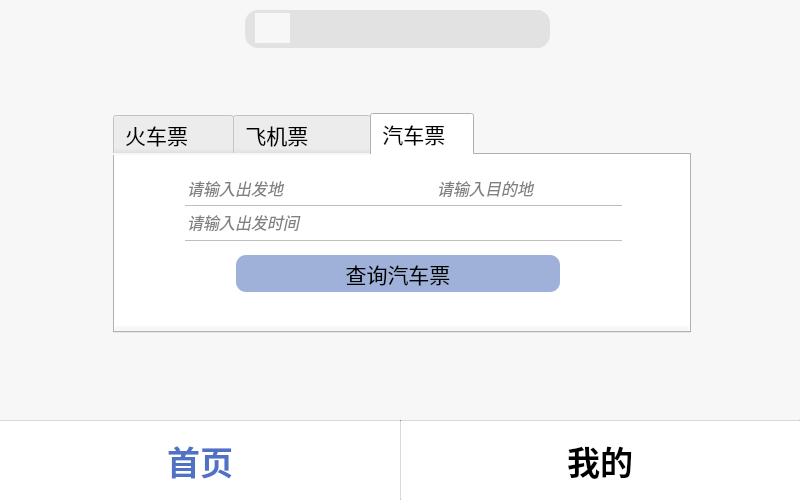
<?xml version="1.0" encoding="UTF-8"?>
<ui version="4.0">
 <class>UserHomePage</class>
 <widget class="QMainWindow" name="UserHomePage">
  <property name="geometry">
   <rect>
    <x>0</x>
    <y>0</y>
    <width>800</width>
    <height>500</height>
   </rect>
  </property>
  <property name="font">
   <font>
    <family>华文行楷</family>
    <pointsize>23</pointsize>
   </font>
  </property>
  <property name="windowTitle">
   <string>MainWindow</string>
  </property>
  <property name="styleSheet">
   <string notr="true">background-color:#f7f7f7;</string>
  </property>
  <widget class="QWidget" name="centralwidget">
   <property name="styleSheet">
    <string notr="true">background-color:#f7f7f7</string>
   </property>
   <widget class="QWidget" name="bottom" native="true">
    <property name="enabled">
     <bool>true</bool>
    </property>
    <property name="geometry">
     <rect>
      <x>0</x>
      <y>420</y>
      <width>800</width>
      <height>80</height>
     </rect>
    </property>
    <property name="minimumSize">
     <size>
      <width>800</width>
      <height>80</height>
     </size>
    </property>
    <property name="styleSheet">
     <string notr="true">*{
background-color: rgb(255, 255, 255); 
}
</string>
    </property>
    <widget class="QPushButton" name="pushButton_2">
     <property name="geometry">
      <rect>
       <x>0</x>
       <y>0</y>
       <width>400</width>
       <height>80</height>
      </rect>
     </property>
     <property name="font">
      <font>
       <family>微软雅黑</family>
       <pointsize>25</pointsize>
       <bold>true</bold>
      </font>
     </property>
     <property name="styleSheet">
      <string notr="true">*{border:none;color:#5172c4;}</string>
     </property>
     <property name="text">
      <string>首页</string>
     </property>
    </widget>
    <widget class="QPushButton" name="pushButton_3">
     <property name="geometry">
      <rect>
       <x>400</x>
       <y>0</y>
       <width>400</width>
       <height>80</height>
      </rect>
     </property>
     <property name="font">
      <font>
       <family>微软雅黑</family>
       <pointsize>25</pointsize>
       <bold>true</bold>
      </font>
     </property>
     <property name="cursor">
      <cursorShape>PointingHandCursor</cursorShape>
     </property>
     <property name="styleSheet">
      <string notr="true">border:none
</string>
     </property>
     <property name="text">
      <string>我的</string>
     </property>
    </widget>
    <widget class="Line" name="line">
     <property name="geometry">
      <rect>
       <x>0</x>
       <y>0</y>
       <width>800</width>
       <height>1</height>
      </rect>
     </property>
     <property name="font">
      <font>
       <pointsize>2</pointsize>
      </font>
     </property>
     <property name="styleSheet">
      <string notr="true">background-color:rgb(190,190,190);</string>
     </property>
     <property name="orientation">
      <enum>Qt::Horizontal</enum>
     </property>
    </widget>
    <widget class="Line" name="line_2">
     <property name="geometry">
      <rect>
       <x>400</x>
       <y>0</y>
       <width>1</width>
       <height>80</height>
      </rect>
     </property>
     <property name="autoFillBackground">
      <bool>false</bool>
     </property>
     <property name="styleSheet">
      <string notr="true">background-color:rgb(190,190,190);</string>
     </property>
     <property name="orientation">
      <enum>Qt::Vertical</enum>
     </property>
    </widget>
   </widget>
   <widget class="QLabel" name="label">
    <property name="geometry">
     <rect>
      <x>245</x>
      <y>10</y>
      <width>305</width>
      <height>38</height>
     </rect>
    </property>
    <property name="styleSheet">
     <string notr="true">border-radius:13px;
background-color:#e2e2e2;</string>
    </property>
    <property name="text">
     <string/>
    </property>
   </widget>
   <widget class="QTabWidget" name="tabWidget">
    <property name="geometry">
     <rect>
      <x>113</x>
      <y>113</y>
      <width>578</width>
      <height>220</height>
     </rect>
    </property>
    <property name="baseSize">
     <size>
      <width>0</width>
      <height>0</height>
     </size>
    </property>
    <property name="font">
     <font>
      <family>微软雅黑</family>
      <pointsize>16</pointsize>
     </font>
    </property>
    <property name="cursor">
     <cursorShape>PointingHandCursor</cursorShape>
    </property>
    <property name="autoFillBackground">
     <bool>false</bool>
    </property>
    <property name="styleSheet">
     <string notr="true"/>
    </property>
    <property name="tabPosition">
     <enum>QTabWidget::North</enum>
    </property>
    <property name="tabShape">
     <enum>QTabWidget::Rounded</enum>
    </property>
    <property name="currentIndex">
     <number>2</number>
    </property>
    <property name="iconSize">
     <size>
      <width>60</width>
      <height>50</height>
     </size>
    </property>
    <property name="elideMode">
     <enum>Qt::ElideNone</enum>
    </property>
    <property name="usesScrollButtons">
     <bool>true</bool>
    </property>
    <widget class="QWidget" name="tab">
     <attribute name="icon">
      <iconset resource="res.qrc">
       <normaloff>:/train.png</normaloff>:/train.png</iconset>
     </attribute>
     <attribute name="title">
      <string>火车票      </string>
     </attribute>
     <widget class="QFrame" name="frame_5">
      <property name="geometry">
       <rect>
        <x>0</x>
        <y>0</y>
        <width>574</width>
        <height>171</height>
       </rect>
      </property>
      <property name="styleSheet">
       <string notr="true">background-color:#ffffff;border:none;
</string>
      </property>
      <property name="frameShape">
       <enum>QFrame::StyledPanel</enum>
      </property>
      <property name="frameShadow">
       <enum>QFrame::Raised</enum>
      </property>
      <widget class="Line" name="line_11">
       <property name="geometry">
        <rect>
         <x>70</x>
         <y>50</y>
         <width>437</width>
         <height>1</height>
        </rect>
       </property>
       <property name="font">
        <font>
         <pointsize>2</pointsize>
        </font>
       </property>
       <property name="styleSheet">
        <string notr="true">background-color:rgb(190,190,190);</string>
       </property>
       <property name="orientation">
        <enum>Qt::Horizontal</enum>
       </property>
      </widget>
      <widget class="Line" name="line_12">
       <property name="geometry">
        <rect>
         <x>70</x>
         <y>85</y>
         <width>437</width>
         <height>1</height>
        </rect>
       </property>
       <property name="font">
        <font>
         <pointsize>2</pointsize>
        </font>
       </property>
       <property name="styleSheet">
        <string notr="true">background-color:rgb(190,190,190);</string>
       </property>
       <property name="orientation">
        <enum>Qt::Horizontal</enum>
       </property>
      </widget>
      <widget class="QPushButton" name="pushButton_7">
       <property name="geometry">
        <rect>
         <x>121</x>
         <y>100</y>
         <width>324</width>
         <height>37</height>
        </rect>
       </property>
       <property name="sizePolicy">
        <sizepolicy hsizetype="Minimum" vsizetype="Minimum">
         <horstretch>0</horstretch>
         <verstretch>0</verstretch>
        </sizepolicy>
       </property>
       <property name="minimumSize">
        <size>
         <width>0</width>
         <height>0</height>
        </size>
       </property>
       <property name="font">
        <font>
         <family>微软雅黑</family>
         <pointsize>16</pointsize>
        </font>
       </property>
       <property name="cursor">
        <cursorShape>PointingHandCursor</cursorShape>
       </property>
       <property name="layoutDirection">
        <enum>Qt::LeftToRight</enum>
       </property>
       <property name="styleSheet">
        <string notr="true">*{
background-color:rgb(159,177,216);
border-radius: 10px;
}
QPushButton:pressed{  background-color: #5172c4;}</string>
       </property>
       <property name="text">
        <string>查询火车票</string>
       </property>
       <property name="iconSize">
        <size>
         <width>20</width>
         <height>20</height>
        </size>
       </property>
      </widget>
      <widget class="QLabel" name="label_7">
       <property name="geometry">
        <rect>
         <x>260</x>
         <y>0</y>
         <width>51</width>
         <height>46</height>
        </rect>
       </property>
       <property name="text">
        <string/>
       </property>
       <property name="pixmap">
        <pixmap resource="res.qrc">:/redAndblue.png</pixmap>
       </property>
       <property name="scaledContents">
        <bool>true</bool>
       </property>
      </widget>
      <widget class="QLineEdit" name="lineEdit_14">
       <property name="geometry">
        <rect>
         <x>70</x>
         <y>0</y>
         <width>181</width>
         <height>50</height>
        </rect>
       </property>
       <property name="font">
        <font>
         <pointsize>12</pointsize>
         <italic>true</italic>
        </font>
       </property>
       <property name="styleSheet">
        <string notr="true">color:grey</string>
       </property>
       <property name="inputMask">
        <string/>
       </property>
       <property name="text">
        <string>请输入出发地</string>
       </property>
       <property name="frame">
        <bool>true</bool>
       </property>
       <property name="alignment">
        <set>Qt::AlignBottom|Qt::AlignLeading|Qt::AlignLeft</set>
       </property>
      </widget>
      <widget class="QLineEdit" name="lineEdit_15">
       <property name="geometry">
        <rect>
         <x>320</x>
         <y>0</y>
         <width>181</width>
         <height>50</height>
        </rect>
       </property>
       <property name="font">
        <font>
         <pointsize>12</pointsize>
         <italic>true</italic>
        </font>
       </property>
       <property name="styleSheet">
        <string notr="true">color:grey</string>
       </property>
       <property name="inputMask">
        <string/>
       </property>
       <property name="text">
        <string>请输入目的地</string>
       </property>
       <property name="alignment">
        <set>Qt::AlignBottom|Qt::AlignLeading|Qt::AlignLeft</set>
       </property>
      </widget>
      <widget class="QLineEdit" name="lineEdit_16">
       <property name="geometry">
        <rect>
         <x>70</x>
         <y>51</y>
         <width>437</width>
         <height>33</height>
        </rect>
       </property>
       <property name="font">
        <font>
         <pointsize>12</pointsize>
         <italic>true</italic>
        </font>
       </property>
       <property name="styleSheet">
        <string notr="true">color:grey</string>
       </property>
       <property name="inputMask">
        <string/>
       </property>
       <property name="text">
        <string>请输入出发时间</string>
       </property>
       <property name="alignment">
        <set>Qt::AlignBottom|Qt::AlignLeading|Qt::AlignLeft</set>
       </property>
      </widget>
     </widget>
    </widget>
    <widget class="QWidget" name="tab_3">
     <attribute name="icon">
      <iconset resource="res.qrc">
       <normaloff>:/plane.png</normaloff>:/plane.png</iconset>
     </attribute>
     <attribute name="title">
      <string>飞机票         </string>
     </attribute>
     <widget class="QFrame" name="frame_4">
      <property name="geometry">
       <rect>
        <x>0</x>
        <y>0</y>
        <width>574</width>
        <height>171</height>
       </rect>
      </property>
      <property name="styleSheet">
       <string notr="true">background-color:#ffffff;border:none;
</string>
      </property>
      <property name="frameShape">
       <enum>QFrame::StyledPanel</enum>
      </property>
      <property name="frameShadow">
       <enum>QFrame::Raised</enum>
      </property>
      <widget class="Line" name="line_9">
       <property name="geometry">
        <rect>
         <x>70</x>
         <y>50</y>
         <width>437</width>
         <height>1</height>
        </rect>
       </property>
       <property name="font">
        <font>
         <pointsize>2</pointsize>
        </font>
       </property>
       <property name="styleSheet">
        <string notr="true">background-color:rgb(190,190,190);</string>
       </property>
       <property name="orientation">
        <enum>Qt::Horizontal</enum>
       </property>
      </widget>
      <widget class="Line" name="line_10">
       <property name="geometry">
        <rect>
         <x>70</x>
         <y>85</y>
         <width>437</width>
         <height>1</height>
        </rect>
       </property>
       <property name="font">
        <font>
         <pointsize>2</pointsize>
        </font>
       </property>
       <property name="styleSheet">
        <string notr="true">background-color:rgb(190,190,190);</string>
       </property>
       <property name="orientation">
        <enum>Qt::Horizontal</enum>
       </property>
      </widget>
      <widget class="QPushButton" name="pushButton_6">
       <property name="geometry">
        <rect>
         <x>121</x>
         <y>100</y>
         <width>324</width>
         <height>37</height>
        </rect>
       </property>
       <property name="sizePolicy">
        <sizepolicy hsizetype="Minimum" vsizetype="Minimum">
         <horstretch>0</horstretch>
         <verstretch>0</verstretch>
        </sizepolicy>
       </property>
       <property name="minimumSize">
        <size>
         <width>0</width>
         <height>0</height>
        </size>
       </property>
       <property name="font">
        <font>
         <family>微软雅黑</family>
         <pointsize>16</pointsize>
        </font>
       </property>
       <property name="cursor">
        <cursorShape>PointingHandCursor</cursorShape>
       </property>
       <property name="layoutDirection">
        <enum>Qt::LeftToRight</enum>
       </property>
       <property name="styleSheet">
        <string notr="true">*{
background-color:rgb(159,177,216);
border-radius: 10px;
}
QPushButton:pressed{  background-color: #5172c4;}</string>
       </property>
       <property name="text">
        <string>查询飞机票</string>
       </property>
       <property name="iconSize">
        <size>
         <width>20</width>
         <height>20</height>
        </size>
       </property>
      </widget>
      <widget class="QLabel" name="label_6">
       <property name="geometry">
        <rect>
         <x>260</x>
         <y>0</y>
         <width>51</width>
         <height>46</height>
        </rect>
       </property>
       <property name="text">
        <string/>
       </property>
       <property name="pixmap">
        <pixmap resource="res.qrc">:/redAndblue.png</pixmap>
       </property>
       <property name="scaledContents">
        <bool>true</bool>
       </property>
      </widget>
      <widget class="QLineEdit" name="lineEdit_11">
       <property name="geometry">
        <rect>
         <x>70</x>
         <y>0</y>
         <width>181</width>
         <height>50</height>
        </rect>
       </property>
       <property name="font">
        <font>
         <pointsize>12</pointsize>
         <italic>true</italic>
        </font>
       </property>
       <property name="styleSheet">
        <string notr="true">color:grey</string>
       </property>
       <property name="inputMask">
        <string/>
       </property>
       <property name="text">
        <string>请输入出发地</string>
       </property>
       <property name="frame">
        <bool>true</bool>
       </property>
       <property name="alignment">
        <set>Qt::AlignBottom|Qt::AlignLeading|Qt::AlignLeft</set>
       </property>
      </widget>
      <widget class="QLineEdit" name="lineEdit_12">
       <property name="geometry">
        <rect>
         <x>320</x>
         <y>0</y>
         <width>181</width>
         <height>50</height>
        </rect>
       </property>
       <property name="font">
        <font>
         <pointsize>12</pointsize>
         <italic>true</italic>
        </font>
       </property>
       <property name="styleSheet">
        <string notr="true">color:grey</string>
       </property>
       <property name="inputMask">
        <string/>
       </property>
       <property name="text">
        <string>请输入目的地</string>
       </property>
       <property name="alignment">
        <set>Qt::AlignBottom|Qt::AlignLeading|Qt::AlignLeft</set>
       </property>
      </widget>
      <widget class="QLineEdit" name="lineEdit_13">
       <property name="geometry">
        <rect>
         <x>70</x>
         <y>51</y>
         <width>437</width>
         <height>33</height>
        </rect>
       </property>
       <property name="font">
        <font>
         <pointsize>12</pointsize>
         <italic>true</italic>
        </font>
       </property>
       <property name="styleSheet">
        <string notr="true">color:grey</string>
       </property>
       <property name="inputMask">
        <string/>
       </property>
       <property name="text">
        <string>请输入出发时间</string>
       </property>
       <property name="alignment">
        <set>Qt::AlignBottom|Qt::AlignLeading|Qt::AlignLeft</set>
       </property>
      </widget>
     </widget>
    </widget>
    <widget class="QWidget" name="tab_2">
     <attribute name="icon">
      <iconset resource="res.qrc">
       <normaloff>:/car.png</normaloff>:/car.png</iconset>
     </attribute>
     <attribute name="title">
      <string>汽车票   </string>
     </attribute>
     <widget class="QFrame" name="frame_3">
      <property name="geometry">
       <rect>
        <x>0</x>
        <y>0</y>
        <width>574</width>
        <height>171</height>
       </rect>
      </property>
      <property name="styleSheet">
       <string notr="true">background-color:#ffffff;border:none;
</string>
      </property>
      <property name="frameShape">
       <enum>QFrame::StyledPanel</enum>
      </property>
      <property name="frameShadow">
       <enum>QFrame::Raised</enum>
      </property>
      <widget class="Line" name="line_7">
       <property name="geometry">
        <rect>
         <x>70</x>
         <y>50</y>
         <width>437</width>
         <height>1</height>
        </rect>
       </property>
       <property name="font">
        <font>
         <pointsize>2</pointsize>
        </font>
       </property>
       <property name="styleSheet">
        <string notr="true">background-color:rgb(190,190,190);</string>
       </property>
       <property name="orientation">
        <enum>Qt::Horizontal</enum>
       </property>
      </widget>
      <widget class="Line" name="line_8">
       <property name="geometry">
        <rect>
         <x>70</x>
         <y>85</y>
         <width>437</width>
         <height>1</height>
        </rect>
       </property>
       <property name="font">
        <font>
         <pointsize>2</pointsize>
        </font>
       </property>
       <property name="styleSheet">
        <string notr="true">background-color:rgb(190,190,190);</string>
       </property>
       <property name="orientation">
        <enum>Qt::Horizontal</enum>
       </property>
      </widget>
      <widget class="QPushButton" name="pushButton_5">
       <property name="geometry">
        <rect>
         <x>121</x>
         <y>100</y>
         <width>324</width>
         <height>37</height>
        </rect>
       </property>
       <property name="sizePolicy">
        <sizepolicy hsizetype="Minimum" vsizetype="Minimum">
         <horstretch>0</horstretch>
         <verstretch>0</verstretch>
        </sizepolicy>
       </property>
       <property name="minimumSize">
        <size>
         <width>0</width>
         <height>0</height>
        </size>
       </property>
       <property name="font">
        <font>
         <family>微软雅黑</family>
         <pointsize>16</pointsize>
        </font>
       </property>
       <property name="cursor">
        <cursorShape>PointingHandCursor</cursorShape>
       </property>
       <property name="layoutDirection">
        <enum>Qt::LeftToRight</enum>
       </property>
       <property name="styleSheet">
        <string notr="true">*{
background-color:rgb(159,177,216);
border-radius: 10px;
}
QPushButton:pressed{  background-color: #5172c4;}</string>
       </property>
       <property name="text">
        <string>查询汽车票</string>
       </property>
       <property name="iconSize">
        <size>
         <width>20</width>
         <height>20</height>
        </size>
       </property>
      </widget>
      <widget class="QLabel" name="label_4">
       <property name="geometry">
        <rect>
         <x>260</x>
         <y>0</y>
         <width>51</width>
         <height>46</height>
        </rect>
       </property>
       <property name="text">
        <string/>
       </property>
       <property name="pixmap">
        <pixmap resource="res.qrc">:/redAndblue.png</pixmap>
       </property>
       <property name="scaledContents">
        <bool>true</bool>
       </property>
      </widget>
      <widget class="QLineEdit" name="lineEdit_7">
       <property name="geometry">
        <rect>
         <x>70</x>
         <y>0</y>
         <width>181</width>
         <height>50</height>
        </rect>
       </property>
       <property name="font">
        <font>
         <pointsize>12</pointsize>
         <italic>true</italic>
        </font>
       </property>
       <property name="styleSheet">
        <string notr="true">color:grey</string>
       </property>
       <property name="inputMask">
        <string/>
       </property>
       <property name="text">
        <string>请输入出发地</string>
       </property>
       <property name="frame">
        <bool>true</bool>
       </property>
       <property name="alignment">
        <set>Qt::AlignBottom|Qt::AlignLeading|Qt::AlignLeft</set>
       </property>
      </widget>
      <widget class="QLineEdit" name="lineEdit_8">
       <property name="geometry">
        <rect>
         <x>320</x>
         <y>0</y>
         <width>181</width>
         <height>50</height>
        </rect>
       </property>
       <property name="font">
        <font>
         <pointsize>12</pointsize>
         <italic>true</italic>
        </font>
       </property>
       <property name="styleSheet">
        <string notr="true">color:grey</string>
       </property>
       <property name="inputMask">
        <string/>
       </property>
       <property name="text">
        <string>请输入目的地</string>
       </property>
       <property name="alignment">
        <set>Qt::AlignBottom|Qt::AlignLeading|Qt::AlignLeft</set>
       </property>
      </widget>
      <widget class="QLineEdit" name="lineEdit_9">
       <property name="geometry">
        <rect>
         <x>70</x>
         <y>51</y>
         <width>437</width>
         <height>33</height>
        </rect>
       </property>
       <property name="font">
        <font>
         <pointsize>12</pointsize>
         <italic>true</italic>
        </font>
       </property>
       <property name="styleSheet">
        <string notr="true">color:grey</string>
       </property>
       <property name="inputMask">
        <string/>
       </property>
       <property name="text">
        <string>请输入出发时间</string>
       </property>
       <property name="alignment">
        <set>Qt::AlignBottom|Qt::AlignLeading|Qt::AlignLeft</set>
       </property>
      </widget>
     </widget>
    </widget>
   </widget>
   <widget class="QLabel" name="label_5">
    <property name="geometry">
     <rect>
      <x>255</x>
      <y>13</y>
      <width>38</width>
      <height>30</height>
     </rect>
    </property>
    <property name="text">
     <string/>
    </property>
    <property name="pixmap">
     <pixmap resource="res.qrc">:/search.png</pixmap>
    </property>
    <property name="scaledContents">
     <bool>true</bool>
    </property>
   </widget>
   <widget class="QLineEdit" name="lineEdit_10">
    <property name="geometry">
     <rect>
      <x>290</x>
      <y>10</y>
      <width>251</width>
      <height>38</height>
     </rect>
    </property>
    <property name="styleSheet">
     <string notr="true">background-color:#e2e2e2;border:none;</string>
    </property>
   </widget>
  </widget>
 </widget>
 <resources>
  <include location="res.qrc"/>
 </resources>
 <connections/>
</ui>
